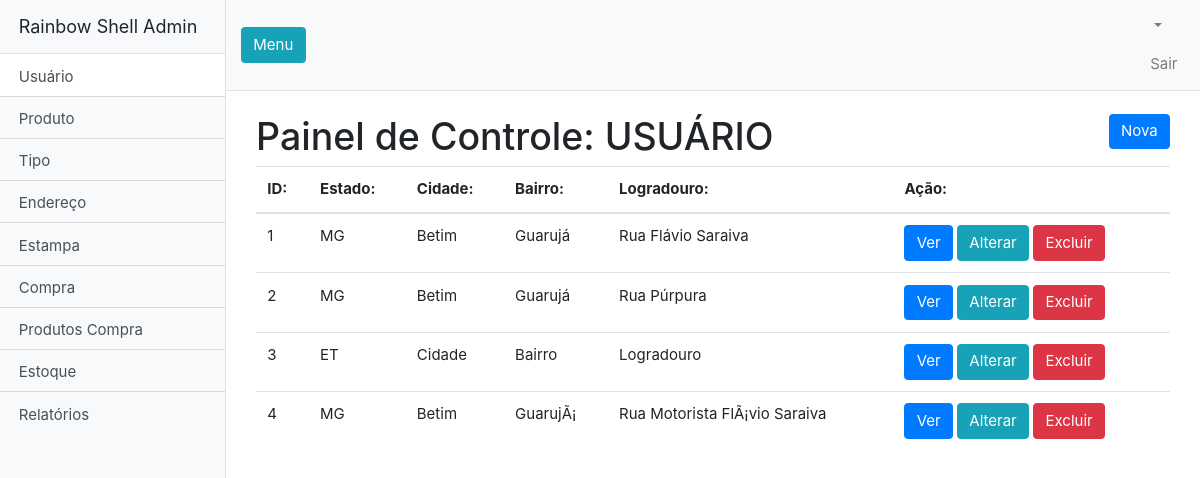
Page /admin/index.php?classe=Endereco&acao=all on the committed database.
### tables this page shows
CREATE TABLE `tbl_endereco` (
  `id_endereco` int(11) NOT NULL,
  `cep` varchar(8) NOT NULL,
  `logradouro` varchar(50) NOT NULL,
  `numero` int(11) NOT NULL,
  `bairro` varchar(50) NOT NULL,
  `cidade` varchar(50) NOT NULL,
  `estado` varchar(2) NOT NULL,
  `complemento` varchar(50) DEFAULT NULL,
  `endereco_id_usuario` int(11) NOT NULL
);

### admin/controller/EnderecoController.php (called while the page is built, shortened)
<?php
require_once 'model/Endereco.php';
class EnderecoController
{
    public function all(){
        $obj = new Endereco();
        $enderecos = $obj->all();
        include "view/Endereco_all.php";
    }
}

### admin/index.php (called while the page is built, shortened)
<?php
$acao = isset($_GET['acao']) ? $_GET['acao'] : 'all';
$app = new $controller();
$app->$acao();

### admin/model/Endereco.php (called while the page is built, shortened)
<?php
Class Endereco
{
    private $con;
    public function __construct($id_endereco=NULL, $cep=NULL, $logradouro=NULL, $numero=NULL,  $bairro=NULL ,  $cidade=NULL ,  $estado=NULL ,  $complemento=NULL ,  $endereco_id_usuario=NULL)
    {
        $this->con = new PDO(SERVIDOR, USUARIO, SENHA);
    }
    public function all(){
        $sql= $this->con->prepare("SELECT * FROM tbl_endereco ORDER BY id_endereco");
        $sql->execute();
        return $sql->fetchAll(PDO::FETCH_CLASS);
    }
}

### admin/view/Endereco_all.php (the view, shortened to what this page needs)
<?php include("inc/header.php")?>
      <div class="container-fluid">
      <div class="container">
    <a class="btn btn-primary" href="?classe=Endereco&acao=create" style="float: right">Nova</a>
		<h1 class="mt-4">Painel de Controle: USUÁRIO</h1>
  <table class="table">
    <thead>
    <tr>
        <th>ID: </th>
        <th>Estado: </th>
        <th>Cidade: </th>
        <th>Bairro: </th>
        <th>Logradouro: </th>
        <th>Ação: </th>
    </tr>
    </thead>
    <tbody>
    <?php foreach ($enderecos as $endereco){ ?>
        <tr title="<?=$endereco->id_endereco?>">
            <td><?=$endereco->id_endereco?></td>
            <td><?=$endereco->estado?></td>
            <td><?=$endereco->cidade?></td>
            <td><?=$endereco->bairro?></td>
            <td><?=$endereco->logradouro?></td>
            <td>
            <a class="btn btn-primary" href="?classe=Endereco&acao=read&id_endereco=<?=$endereco->id_endereco?>">Ver</a>
            <a class="btn btn-info" href="?classe=Endereco&acao=update&id_endereco=<?=$endereco->id_endereco?>">Alterar</a>
            <a class="btn btn-danger" href="?classe=Endereco&acao=delete&id_endereco=<?=$endereco->id_endereco?>">Excluir</a>
</td>
</tr>
<?php } ?>
</tbody>
</table>
</body>
</html>

### admin/scripts/css/ui.css (style rules this page uses)
html { font-size: 15px; }

### admin/css/simple-sidebar.css (style rules this page uses)
body { overflow-x: hidden; }

### rows in the picture
tbl_endereco: id_endereco "1", estado "MG", cidade "Betim", bairro "Guarujá", logradouro "Rua Flávio Saraiva"
tbl_endereco: id_endereco "2", estado "MG", cidade "Betim", bairro "Guarujá", logradouro "Rua Púrpura"
tbl_endereco: id_endereco "3", estado "ET", cidade "Cidade", bairro "Bairro", logradouro "Logradouro"
tbl_endereco: id_endereco "4", estado "MG", cidade "Betim", bairro "GuarujÃ¡", logradouro "Rua Motorista FlÃ¡vio Saraiva"
